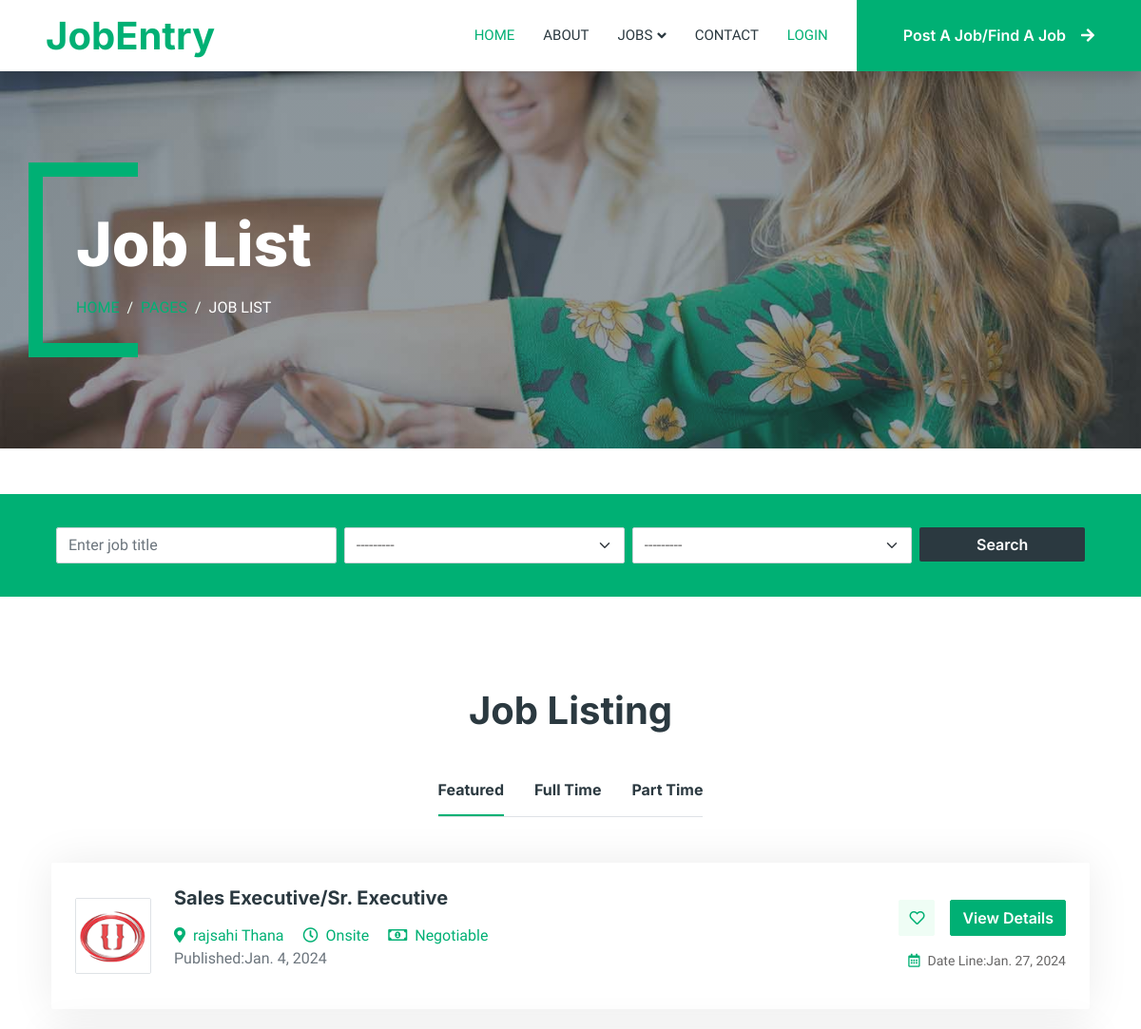
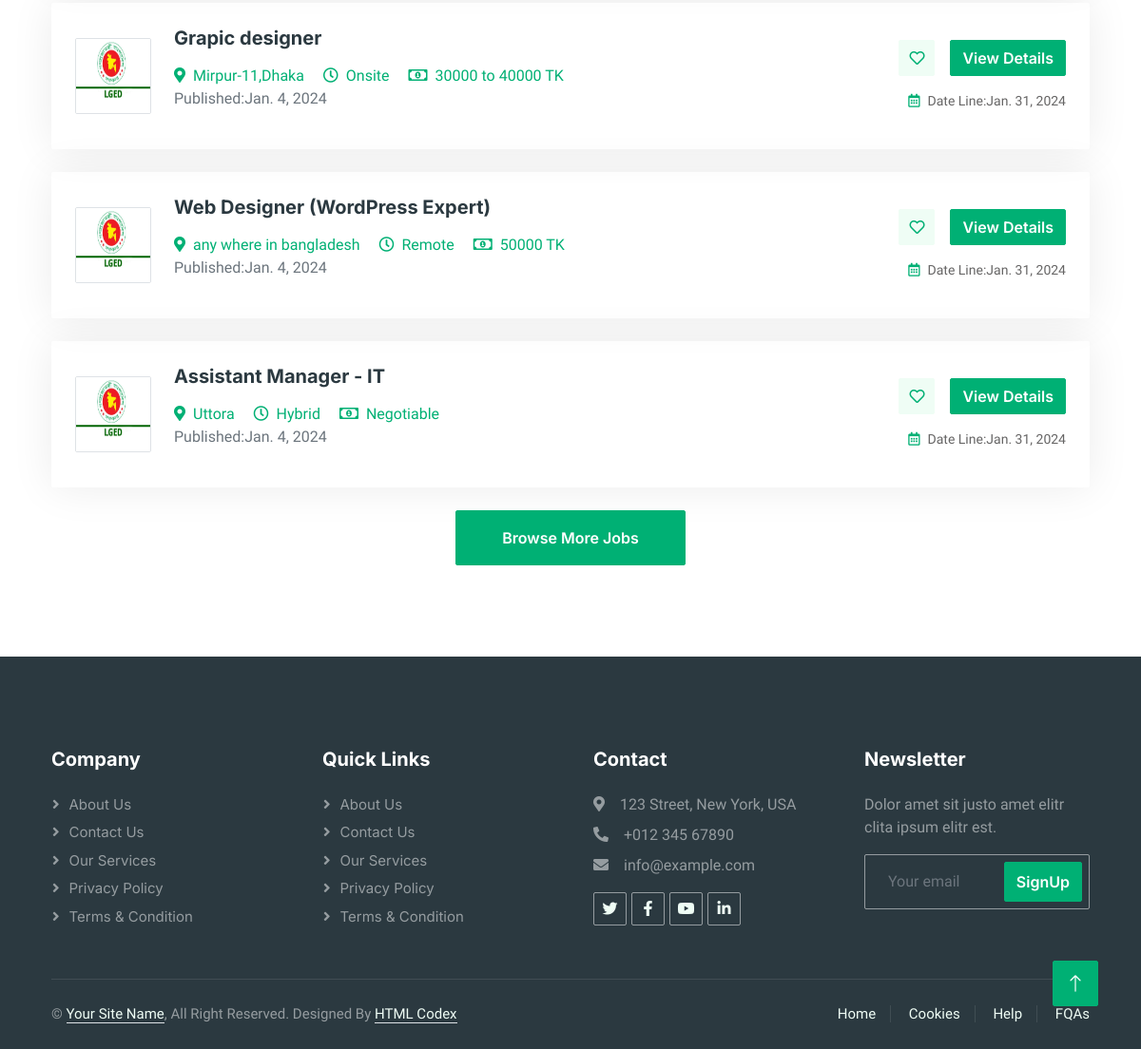
The page /job/ on the database its author committed (2 pictures, top to bottom).
### job/models.py (models this page shows, shortened)
class Job(models.Model):
    JOB_Type=(
        ('Remote','Remote'),
        ('Onsite','Onsite'),
        ('Hybrid','Hybrid'),
    )
    JOB_STATUS=(
        ('Full time','Full time'),
        ('Half time','Half time'),
        ('Hourly','Hourly'),
    )
    user=models.ForeignKey(JobUser, on_delete=models.CASCADE,null=True,blank=True)
    company=models.ForeignKey(Company, on_delete=models.CASCADE,null=True,blank=True)
    title=models.CharField(max_length=500)
    job_type=models.CharField(max_length=100,choices=JOB_Type)
    job_status=models.CharField(max_length=100,choices=JOB_STATUS)
    category = models.ForeignKey(Category, on_delete=models.CASCADE,null=True,blank=True)
    salary=models.CharField(max_length=100)
    location=models.CharField(max_length=1000)
    state=models.ForeignKey(State, on_delete=models.CASCADE,null=True,blank=True)
    vacancy=models.CharField(max_length=100)
    responsibilities=RichTextField()
    requirments=RichTextField()
    published=models.DateTimeField(auto_now=False, auto_now_add=True,null=True,blank=True)
    deadline=models.DateField(null=True,blank=True)

### userapp/models.py (models this page shows, shortened)
class Company(models.Model):
    user=models.OneToOneField(JobUser,on_delete=models.CASCADE,null=True,blank=True)
    name=models.CharField(max_length=100)
    logo=models.ImageField(upload_to='company_logo',null=True,blank=True)
    address = models.CharField(max_length=100)
    details = RichTextField()
    est = models.DateField(null=True,blank=True)

### job/views.py (the view)
# urls.py: path('',views.joblist ,name='joblist'),
def joblist(request):
    jobs=JobFilter(request.GET,queryset=Job.objects.all().order_by('-published'))
    fulltimeJobs=Job.objects.filter(job_status='Full time').order_by('-published')
    parttimejobs=Job.objects.filter(job_status='Half time').order_by('-published')
    context={
        'jobs':jobs,
        'fulltimejobs':fulltimeJobs,
        'parttimejobs':parttimejobs,
        }
    return render(request,'job/joblist.html',context)

### templates/job/joblist.html (shortened to what this page needs)
{% extends "base.html" %}
{% block content %}
{% load widget_tweaks %}
{% load humanize %}
<div class="container-xxl py-5 bg-dark page-header mb-5">
    <div class="container my-5 pt-5 pb-4">
        <h1 class="display-3 text-white mb-3 animated slideInDown">Job List</h1>
        <nav aria-label="breadcrumb">
            <ol class="breadcrumb text-uppercase">
                <li class="breadcrumb-item"><a href="{% url "home" %}">Home</a></li>
                <li class="breadcrumb-item disabled "><a href="#">Pages</a></li>
                <li class="breadcrumb-item text-white active" aria-current="page">Job List</li>
            </ol>
        </nav>
    </div>
</div>
<div class="container-fluid bg-primary mb-5 wow fadeIn" data-wow-delay="0.1s" style="padding: 35px;">
  <div class="container">
    <form action='' class="row g-2">
            <div class="col-md-10">
                <div class="row g-2">
                <div class="col-md-4">
                    {% render_field jobs.form.title class="form-control" placeholder='Enter job title' %}
                </div>
                <div class="col-md-4">
                    {% render_field jobs.form.category class='form-select' %}
                </div>
                <div class="col-md-4">
                    {% render_field jobs.form.state class='form-select' %}
                </div>
                </div>
            </div>
            <div class="col-md-2">
                <button class="btn btn-dark border-0 w-100">Search</button>
            </div>
    </form>
  </div>
</div>
<div class="container-xxl py-5">
    <div class="container">
        <h1 class="text-center mb-5 wow fadeInUp" data-wow-delay="0.1s">Job Listing</h1>
        <div class="tab-class text-center wow fadeInUp" data-wow-delay="0.3s">
            <ul class="nav nav-pills d-inline-flex justify-content-center border-bottom mb-5">
                <li class="nav-item">
                    <a class="d-flex align-items-center text-start mx-3 ms-0 pb-3 active" data-bs-toggle="pill" href="#tab-1">
                        <h6 class="mt-n1 mb-0">Featured</h6>
                    </a>
                </li>
                <li class="nav-item">
                    <a class="d-flex align-items-center text-start mx-3 pb-3" data-bs-toggle="pill" href="#fulltimejobs">
                        <h6 class="mt-n1 mb-0">Full Time</h6>
                    </a>
                </li>
                <li class="nav-item">
                    <a class="d-flex align-items-center text-start mx-3 me-0 pb-3" data-bs-toggle="pill" href="#parttimejobs">
                        <h6 class="mt-n1 mb-0">Part Time</h6>
                    </a>
                </li>
            </ul>
            <div class="tab-content">
                <div id="tab-1" class="tab-pane fade show p-0 active">
                    {% for job in jobs.qs %}
                    <div class="job-item p-4 mb-4">
                      <div class="row g-4">
                          <div class="col-sm-12 col-md-8 d-flex align-items-center">
                              <img class="flex-shrink-0 img-fluid border rounded" src="{{job.company.logo.url}}" alt="" style="width: 80px; height: 80px;">
                              <div class="text-start ps-4">
                                <a class='d-block ' href="{% url "jobdetails" job.id %}">
                                <h5 class="mb-3">{{job.title}}</h5>
                                <span class="text-truncate me-3"><i
                                class="fa fa-map-marker-alt text-primary me-2"></i>{{job.location}}</span>
                                <span class="text-truncate me-3"><i class="far fa-clock text-primary me-2"></i>{{job.job_type}}</span>
                                <span class="text-truncate me-0"><i class="far fa-money-bill-alt text-primary me-2"></i>{{job.salary}}</span>
                                <p class="text-muted">Published:{{job.published|naturalday|naturaltime}}</p>
                                </a>
                            </div>
                        </div>
                        <div class="col-sm-12 col-md-4 d-flex flex-column align-items-start align-items-md-end justify-content-center">
                          <div class="d-flex mb-3">
                            <a class="btn btn-light btn-square me-3" href=""><i class="far fa-heart text-primary"></i></a>
                            {% if request.user.user_type == 'Applicant' %}
                                {% if has_applied %}
                                <a class="btn btn-primary disabled" href="">Applied</a>
                                {% else %}
                                <a class="btn btn-primary" href="{% url "jobdetails" job.id %}">Apply Now</a>
                                {% endif %}
                            {% else %}
                            <a class="btn btn-primary" href="{% url "jobdetails" job.id %}">View Details</a>
                            {% endif %}
                          </div>
                          <small class="text-truncate"><i class="far fa-calendar-alt text-primary me-2"></i>Date Line:{{job.deadline}}</small>
                        </div>
                      </div>
                    </div>
                    {% endfor %}
                    <a class="btn btn-primary py-3 px-5" href="">Browse More Jobs</a>
                </div>
            </div>
        </div>
    </div>
</div>
{% endblock content %}

### templates/base.html (shortened to what this page needs)
<!DOCTYPE html>
{% load static %}
<html lang="en">
<head>
    <link href="https://cdnjs.cloudflare.com/ajax/libs/font-awesome/5.10.0/css/all.min.css" rel="stylesheet">
    <link href="https://cdn.jsdelivr.net/npm/bootstrap-icons@1.4.1/font/bootstrap-icons.css" rel="stylesheet">
    <link href="{% static "lib/animate/animate.min.css" %}" rel="stylesheet">
    <link href="{% static "lib/owlcarousel/assets/owl.carousel.min.css" %}" rel="stylesheet">
    <link href="https://cdn.jsdelivr.net/npm/bootstrap@5.3.2/dist/css/bootstrap.min.css" rel="stylesheet">
    <link href="{% static "css/bootstrap.min.css" %}" rel="stylesheet">
    <link href="{% static "css/style.css" %}" rel="stylesheet">
</head>
<body>
    <div class="container-xxl bg-white p-0">
        {% include "include/header.html" %}
        {% block content %}{% endblock content %}
        {% include "include/footer.html" %}
    </div>
</body>
</html>

### templates/include/header.html (shortened to what this page needs)
<nav class="navbar navbar-expand-lg bg-white navbar-light shadow sticky-top p-0">
    <a href="{% url "home" %}" class="navbar-brand d-flex align-items-center text-center py-0 px-4 px-lg-5">
        <h1 class="m-0 text-primary">JobEntry</h1>
    </a>
    <div class="collapse navbar-collapse" id="navbarCollapse">
        <div class="navbar-nav ms-auto p-4 p-lg-0">
            <a href="{% url "home" %}" class="nav-item nav-link active">Home</a>
            <a href="{% url "about" %}" class="nav-item nav-link">About</a>
            <div class="nav-item dropdown">
                <a href="#" class="nav-link dropdown-toggle" data-bs-toggle="dropdown">Jobs</a>
            </div>
            <a href="{% url "contact" %}" class="nav-item nav-link">Contact</a>
            {% if request.user.is_authenticated %}
            <form action="{% url "logout" %}" method="post" class="nav-link ">
                {% csrf_token %}
                <input class='nav-item border-0 bg-danger text-white' type="submit" value="Logout">
            </form>
            {% else %}
            <a href="{% url "login" %}" class="nav-item nav-link active">Login</a>
            {% endif %}
        </div>
        {% if request.user.user_type == 'Applicant' %}
            <a href="{% url "joblist" %}" class="btn btn-primary rounded-0 py-4 px-lg-5 d-none d-lg-block">Find A Job<i class="fa fa-arrow-right ms-3"></i></a>
        {% elif request.user.user_type == 'Recruiter' %}
            <a href="{% url "addjob" %}" class="btn btn-primary rounded-0 py-4 px-lg-5 d-none d-lg-block">Post A Job<i class="fa fa-arrow-right ms-3"></i></a>
        {% else %}
            <a href="{% url "login" %}" class="btn btn-primary rounded-0 py-4 px-lg-5 d-none d-lg-block">Post A Job/Find A Job<i class="fa fa-arrow-right ms-3"></i></a>
        {% endif %}
    </div>
</nav>

### templates/include/footer.html
<div class="container-fluid bg-dark text-white-50 footer pt-5 mt-5 wow fadeIn" data-wow-delay="0.1s">
    <div class="container py-5">
        <div class="row g-5">
            <div class="col-lg-3 col-md-6">
                <h5 class="text-white mb-4">Company</h5>
                <a class="btn btn-link text-white-50" href="">About Us</a>
                <a class="btn btn-link text-white-50" href="">Contact Us</a>
                <a class="btn btn-link text-white-50" href="">Our Services</a>
                <a class="btn btn-link text-white-50" href="">Privacy Policy</a>
                <a class="btn btn-link text-white-50" href="">Terms & Condition</a>
            </div>
            <div class="col-lg-3 col-md-6">
                <h5 class="text-white mb-4">Quick Links</h5>
                <a class="btn btn-link text-white-50" href="">About Us</a>
                <a class="btn btn-link text-white-50" href="">Contact Us</a>
                <a class="btn btn-link text-white-50" href="">Our Services</a>
                <a class="btn btn-link text-white-50" href="">Privacy Policy</a>
                <a class="btn btn-link text-white-50" href="">Terms & Condition</a>
            </div>
            <div class="col-lg-3 col-md-6">
                <h5 class="text-white mb-4">Contact</h5>
                <p class="mb-2"><i class="fa fa-map-marker-alt me-3"></i>123 Street, New York, USA</p>
                <p class="mb-2"><i class="fa fa-phone-alt me-3"></i>+012 345 67890</p>
                <p class="mb-2"><i class="fa fa-envelope me-3"></i>info@example.com</p>
                <div class="d-flex pt-2">
                    <a class="btn btn-outline-light btn-social" href=""><i class="fab fa-twitter"></i></a>
                    <a class="btn btn-outline-light btn-social" href=""><i class="fab fa-facebook-f"></i></a>
                    <a class="btn btn-outline-light btn-social" href=""><i class="fab fa-youtube"></i></a>
                    <a class="btn btn-outline-light btn-social" href=""><i class="fab fa-linkedin-in"></i></a>
                </div>
            </div>
            <div class="col-lg-3 col-md-6">
                <h5 class="text-white mb-4">Newsletter</h5>
                <p>Dolor amet sit justo amet elitr clita ipsum elitr est.</p>
                <div class="position-relative mx-auto" style="max-width: 400px;">
                    <input class="form-control bg-transparent w-100 py-3 ps-4 pe-5" type="text"
                        placeholder="Your email">
                    <button type="button"
                        class="btn btn-primary py-2 position-absolute top-0 end-0 mt-2 me-2">SignUp</button>
                </div>
            </div>
        </div>
    </div>
    <div class="container">
        <div class="copyright">
            <div class="row">
                <div class="col-md-6 text-center text-md-start mb-3 mb-md-0">
                    &copy; <a class="border-bottom" href="#">Your Site Name</a>, All Right Reserved.
                    Designed By <a class="border-bottom" href="https://htmlcodex.com">HTML Codex</a>
                </div>
                <div class="col-md-6 text-center text-md-end">
                    <div class="footer-menu">
                        <a href="">Home</a>
                        <a href="">Cookies</a>
                        <a href="">Help</a>
                        <a href="">FQAs</a>
                    </div>
                </div>
            </div>
        </div>
    </div>
</div>
<a href="#" class="btn btn-lg btn-primary btn-lg-square back-to-top"><i class="bi bi-arrow-up"></i></a>

### rows shown on the page
Job: company.logo (picture), title "Sales Executive/Sr. Executive", location "rajsahi Thana", job_type "Onsite", salary "Negotiable", published "Jan. 4, 2024", deadline "Jan. 27, 2024"
Job: company.logo (picture), title "Grapic designer", location "Mirpur-11,Dhaka", job_type "Onsite", salary "30000 to 40000 TK", published "Jan. 4, 2024", deadline "Jan. 31, 2024"
Job: company.logo (picture), title "Web Designer (WordPress Expert)", location "any where in bangladesh", job_type "Remote", salary "50000 TK", published "Jan. 4, 2024", deadline "Jan. 31, 2024"
Job: company.logo (picture), title "Assistant Manager - IT", location "Uttora", job_type "Hybrid", salary "Negotiable", published "Jan. 4, 2024", deadline "Jan. 31, 2024"
